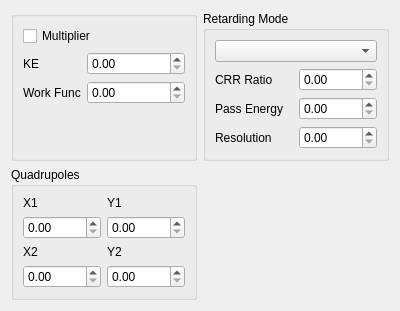
<?xml version="1.0" encoding="UTF-8"?>
<ui version="4.0">
 <class>Form</class>
 <widget class="QWidget" name="Form">
  <property name="geometry">
   <rect>
    <x>0</x>
    <y>0</y>
    <width>400</width>
    <height>300</height>
   </rect>
  </property>
  <property name="windowTitle">
   <string>Auger Electron Analyzer</string>
  </property>
  <layout class="QGridLayout" name="gridLayout_3">
   <item row="0" column="0">
    <widget class="QGroupBox" name="groupBox_3">
     <property name="title">
      <string/>
     </property>
     <layout class="QFormLayout" name="formLayout">
      <property name="fieldGrowthPolicy">
       <enum>QFormLayout::AllNonFixedFieldsGrow</enum>
      </property>
      <item row="1" column="0">
       <widget class="QLabel" name="label_8">
        <property name="text">
         <string>KE</string>
        </property>
       </widget>
      </item>
      <item row="1" column="1">
       <widget class="QDoubleSpinBox" name="KE_doubleSpinBox"/>
      </item>
      <item row="2" column="0">
       <widget class="QLabel" name="label_9">
        <property name="text">
         <string>Work Func</string>
        </property>
       </widget>
      </item>
      <item row="2" column="1">
       <widget class="QDoubleSpinBox" name="work_func_doubleSpinBox"/>
      </item>
      <item row="0" column="0" colspan="2">
       <widget class="QCheckBox" name="multiplier_checkBox">
        <property name="text">
         <string>Multiplier</string>
        </property>
       </widget>
      </item>
     </layout>
    </widget>
   </item>
   <item row="0" column="1">
    <widget class="QGroupBox" name="groupBox_2">
     <property name="title">
      <string>Retarding Mode</string>
     </property>
     <layout class="QGridLayout" name="gridLayout_2">
      <item row="0" column="0" colspan="2">
       <widget class="QComboBox" name="retarding_mode_comboBox"/>
      </item>
      <item row="1" column="0">
       <widget class="QLabel" name="label_6">
        <property name="text">
         <string>CRR Ratio</string>
        </property>
       </widget>
      </item>
      <item row="2" column="0">
       <widget class="QLabel" name="label_7">
        <property name="text">
         <string>Pass Energy</string>
        </property>
       </widget>
      </item>
      <item row="1" column="1">
       <widget class="QDoubleSpinBox" name="crr_ratio_doubleSpinBox"/>
      </item>
      <item row="3" column="0">
       <widget class="QLabel" name="label_10">
        <property name="text">
         <string>Resolution</string>
        </property>
       </widget>
      </item>
      <item row="2" column="1">
       <widget class="QDoubleSpinBox" name="pass_energy_doubleSpinBox"/>
      </item>
      <item row="3" column="1">
       <widget class="QDoubleSpinBox" name="resolution_doubleSpinBox"/>
      </item>
     </layout>
    </widget>
   </item>
   <item row="1" column="0">
    <widget class="QGroupBox" name="groupBox">
     <property name="title">
      <string>Quadrupoles</string>
     </property>
     <layout class="QGridLayout" name="gridLayout">
      <item row="0" column="0">
       <widget class="QLabel" name="label">
        <property name="text">
         <string>X1</string>
        </property>
       </widget>
      </item>
      <item row="0" column="1">
       <widget class="QLabel" name="label_2">
        <property name="text">
         <string>Y1</string>
        </property>
       </widget>
      </item>
      <item row="1" column="0">
       <widget class="QDoubleSpinBox" name="qX1_doubleSpinBox"/>
      </item>
      <item row="1" column="1">
       <widget class="QDoubleSpinBox" name="qY1_doubleSpinBox"/>
      </item>
      <item row="2" column="0">
       <widget class="QLabel" name="label_3">
        <property name="text">
         <string>X2</string>
        </property>
       </widget>
      </item>
      <item row="2" column="1">
       <widget class="QLabel" name="label_4">
        <property name="text">
         <string>Y2</string>
        </property>
       </widget>
      </item>
      <item row="3" column="0">
       <widget class="QDoubleSpinBox" name="qX2_doubleSpinBox"/>
      </item>
      <item row="3" column="1">
       <widget class="QDoubleSpinBox" name="qY2_doubleSpinBox"/>
      </item>
     </layout>
    </widget>
   </item>
  </layout>
  <zorder>groupBox</zorder>
  <zorder>groupBox_2</zorder>
  <zorder>groupBox_3</zorder>
 </widget>
 <tabstops>
  <tabstop>multiplier_checkBox</tabstop>
  <tabstop>KE_doubleSpinBox</tabstop>
  <tabstop>work_func_doubleSpinBox</tabstop>
  <tabstop>retarding_mode_comboBox</tabstop>
  <tabstop>crr_ratio_doubleSpinBox</tabstop>
  <tabstop>pass_energy_doubleSpinBox</tabstop>
  <tabstop>resolution_doubleSpinBox</tabstop>
  <tabstop>qX1_doubleSpinBox</tabstop>
  <tabstop>qY1_doubleSpinBox</tabstop>
  <tabstop>qX2_doubleSpinBox</tabstop>
  <tabstop>qY2_doubleSpinBox</tabstop>
 </tabstops>
 <resources/>
 <connections/>
</ui>
